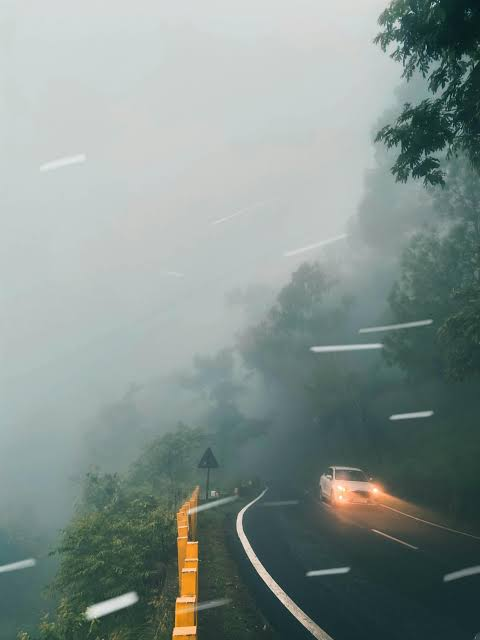
#> input picture fog image/car image 1.jpeg, 480 x 640 px, found by its file name; its folder holds only this picture in this run
$ python 'dcp vth folderpath.py'
#> lines starting #> are read from the running program, lines starting #| are printed output that depends on the picture
import os
import PIL.Image as Image
import skimage.io as io
import numpy as np
import time
from gf import guided_filter
import matplotlib.pyplot as plt
from skimage.metrics import peak_signal_noise_ratio as psnr

def compute_dark_channel(src, radius):
    print("Computing Dark Channel...")
    start = time.time()
    tmp = src.min(axis=2)
    rows, cols = tmp.shape
    dark = np.zeros((rows, cols), dtype=np.double)
    for i in range(rows):
        for j in range(cols):
            rmin = max(0, i - radius)
            rmax = min(i + radius, rows - 1)
            cmin = max(0, j - radius)
            cmax = min(j + radius, cols - 1)
            dark[i, j] = tmp[rmin:rmax + 1, cmin:cmax + 1].min()
    print("Dark Channel Computation Time:", time.time() - start)
    return dark

def compute_snr(image):
    signal = np.mean(image ** 2)
    noise = np.mean((image - np.mean(image)) ** 2)
    if noise == 0:
        return float('inf')
    return 10 * np.log10(signal / noise)

class HazeRemoval(object):
    def __init__(self, omega=0.95, t0=0.1, radius=7, r=20, eps=0.001):
        self.omega = omega
        self.t0 = t0
        self.radius = radius
        self.r = r
        self.eps = eps

    def open_image(self, img_path):
        img = Image.open(img_path)
#> img is the input picture: PIL image 480x640 RGB; mean R, G, B 131.9, 145.6, 141.5
        self.src = np.array(img).astype(np.double) / 255.

        if self.src is None:
            print(f"Failed to load image: {img_path}")
            return

        if len(self.src.shape) == 2:
            print(f"Converting grayscale image to RGB: {img_path}")
            self.src = np.stack([self.src, self.src, self.src], axis=-1)

        self.rows, self.cols, _ = self.src.shape
#> self.rows = 640; self.cols = 480
        self.dark = np.zeros((self.rows, self.cols), dtype=np.double)
        self.Alight = np.zeros((3), dtype=np.double)
        self.tran = np.zeros((self.rows, self.cols), dtype=np.double)
        self.dst = np.zeros_like(self.src, dtype=np.double)

    def get_dark_channel(self):
        self.dark = compute_dark_channel(self.src, self.radius)

    def get_air_light(self):
        print("Computing Air Light...")
        start = time.time()
        flat = self.dark.flatten()
        flat.sort()
        num = int(self.rows * self.cols * 0.001)
        threshold = flat[-num]
        tmp = self.src[self.dark >= threshold]
        tmp.sort(axis=0)
        self.Alight = tmp[-num:, :].mean(axis=0)
        print("Air Light Computation Time:", time.time() - start)

    def get_transmission(self):
        print("Computing Transmission...")
        start = time.time()
        for i in range(self.rows):
            for j in range(self.cols):
                rmin = max(0, i - self.radius)
                rmax = min(i + self.radius, self.rows - 1)
                cmin = max(0, j - self.radius)
                cmax = min(j + self.radius, self.cols - 1)
                pixel = (self.src[rmin:rmax + 1, cmin:cmax + 1] / self.Alight).min()
                self.tran[i, j] = 1. - self.omega * pixel
        print("Transmission Computation Time:", time.time() - start)

    def guided_filter(self):
        print("Applying Guided Filter...")
        start = time.time()
        self.gtran = guided_filter(self.src, self.tran, self.r, self.eps)
        print("Guided Filter Time:", time.time() - start)

    def recover(self):
        print("Recovering Image...")
        start = time.time()
        self.gtran[self.gtran < self.t0] = self.t0
        t = self.gtran.reshape(*self.gtran.shape, 1).repeat(3, axis=2)
        self.dst = (self.src - self.Alight) / t + self.Alight
        self.dst *= 255
        self.dst[self.dst > 255] = 255
        self.dst[self.dst < 0] = 0
        self.dst = self.dst.astype(np.uint8)
        print("Recovery Time:", time.time() - start)

    def show(self, output_path, filename):
        io.imsave(os.path.join(output_path, filename), self.dst)
        print(f"Saved: {filename}")

if __name__ == '__main__':
    folder_path = r"C:\Users\dhane\Downloads\main project\fog image"
    output_folder = r"C:\Users\dhane\Downloads\main project\claheoutput"

    if not os.path.exists(output_folder):
        os.makedirs(output_folder)

    hr = HazeRemoval()

    for file_name in os.listdir(folder_path):
        if file_name.endswith(('.jpg', '.jpeg', '.png')):
            image_path = os.path.join(folder_path, file_name)
            print(f"\nProcessing: {file_name}")

            start_time = time.time()

            hr.open_image(image_path)
            if hr.src is not None:
                snr_input = compute_snr(hr.src)
#> in compute_snr, `signal = np.mean(image ** 2)`: signal = 0.358
#> in compute_snr, `noise = np.mean((image - np.mean(image)) ** 2)`: noise = 0.058
#> snr_input = 7.91
                hr.get_dark_channel()
#> in compute_dark_channel, `tmp = src.min(axis=2)`:
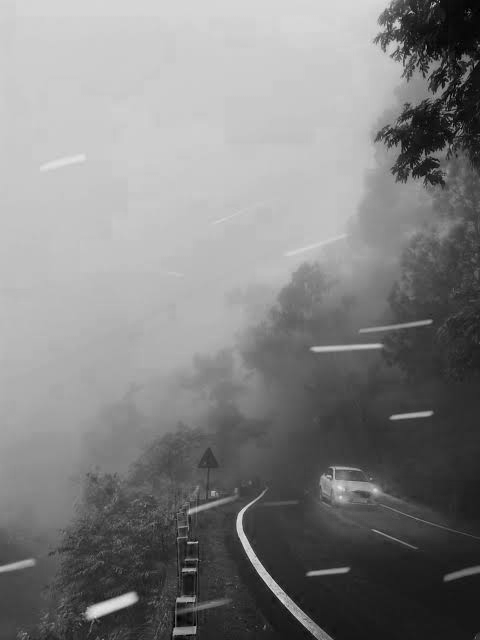
#> tmp: shape (640, 480) float64; min 0, max 0.89, mean 0.508
#> after the loop in compute_dark_channel, `for i in range(rows):`:
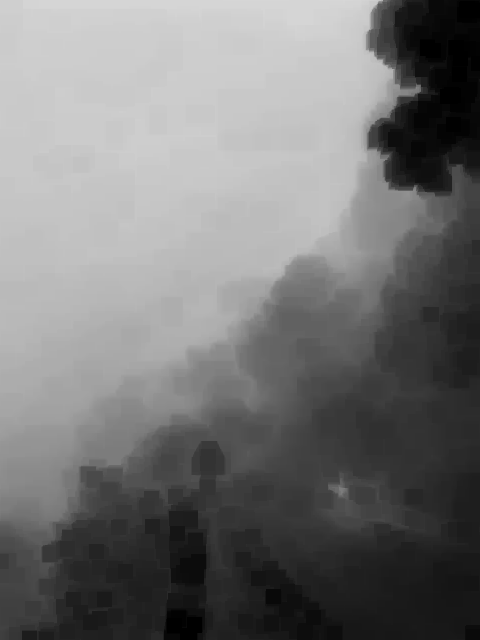
#> dark: shape (640, 480) float64; min 0, max 0.843, mean 0.461
                hr.get_air_light()
#> in get_air_light, `threshold = flat[-num]`: threshold = 0.835
#> in get_air_light, `tmp = self.src[self.dark >= threshold]`: tmp = 2839 rows, first 8: [0.835, 0.851, 0.855], [0.835, 0.851, 0.855], [0.835, 0.851, 0.855], [0.835, 0.851, 0.855], [0.835, 0.851, 0.855], [0.835, 0.851, 0.855], [0.835, 0.851, 0.855], [0.835, 0.851, 0.855]
#> in get_air_light, `self.Alight = tmp[-num:, :].mean(axis=0)`: self.Alight = [0.844, 0.856, 0.855]
                hr.get_transmission()
#> after the loop in get_transmission, `for i in range(self.rows):`:
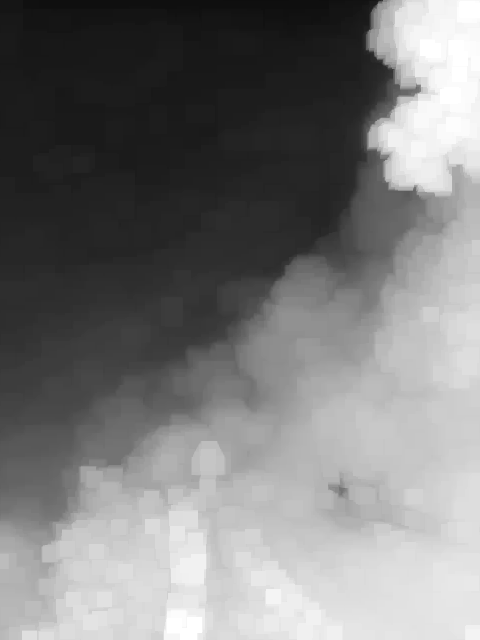
#> self.tran: shape (640, 480) float64; min 0.055, max 1, mean 0.482
                hr.guided_filter()
#> (the call stopped at in guided_filter, `self.gtran = guided_filter(self.src, self.tran, self.r, self.eps)`: gf is not available in this run)
#> (the run stopped early here; a loop or call above may not have finished)

$ run again, on fog image/car image 5.jpeg
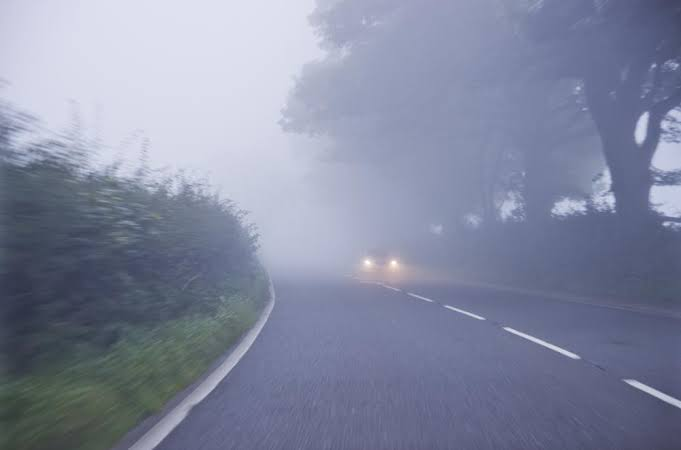
#> input picture fog image/car image 5.jpeg, 681 x 450 px, found by its file name
#> in open_image, img is the input picture: PIL image 681x450 RGB; mean R, G, B 131, 137, 160.6
#> signal = 0.351
#> noise = 0.0369
#> snr_input = 9.78
#> after the loop in compute_dark_channel, `for i in range(rows):`:
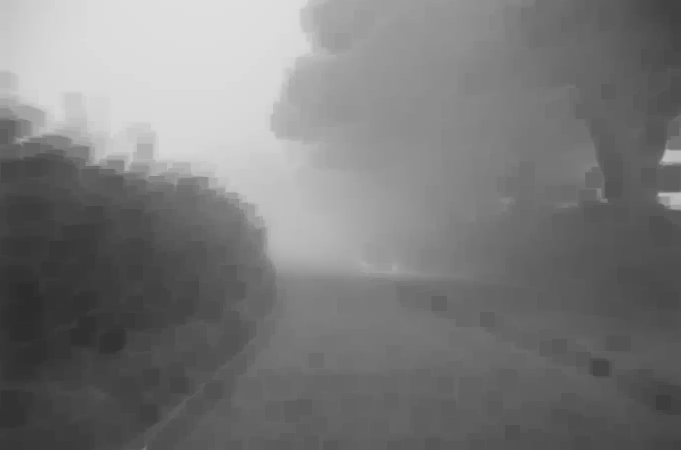
#> dark: shape (450, 681) float64; min 0.176, max 0.875, mean 0.478
#> threshold = 0.875
#> in get_air_light, `tmp = self.src[self.dark >= threshold]`: tmp = 1178 rows, first 8: [0.875, 0.882, 0.941], [0.875, 0.882, 0.941], [0.875, 0.882, 0.941], [0.875, 0.882, 0.941], [0.875, 0.882, 0.941], [0.875, 0.882, 0.941], [0.875, 0.882, 0.941], [0.875, 0.882, 0.941]
#> self.Alight = [0.875, 0.882, 0.941]
#> after the loop in get_transmission, `for i in range(self.rows):`:
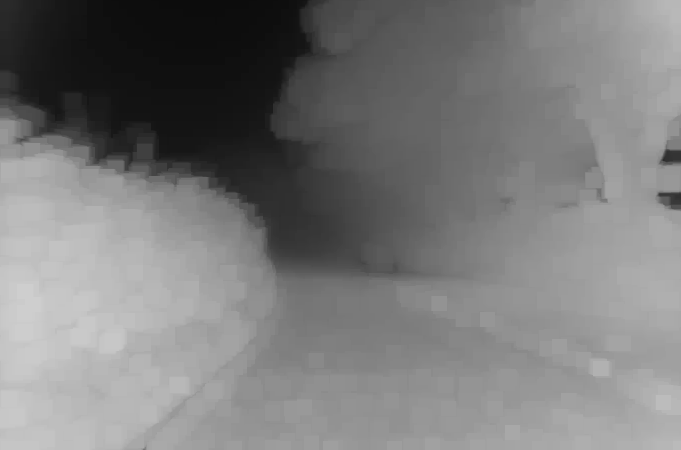
#> self.tran: shape (450, 681) float64; min 0.05, max 0.808, mean 0.481

$ run again, on fog image/car image 2.jpeg
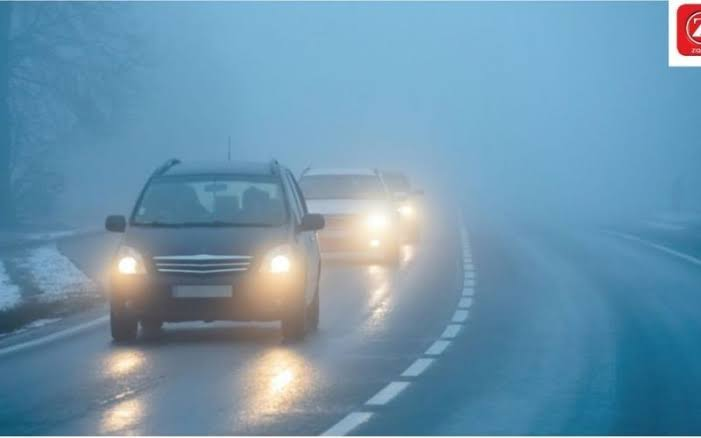
#> input picture fog image/car image 2.jpeg, 701 x 438 px, found by its file name
#> in open_image, img is the input picture: PIL image 701x438 RGB; mean R, G, B 109.2, 148.9, 173.5
#> signal = 0.349
#> noise = 0.031
#> snr_input = 10.52
#> after the loop in compute_dark_channel, `for i in range(rows):`:
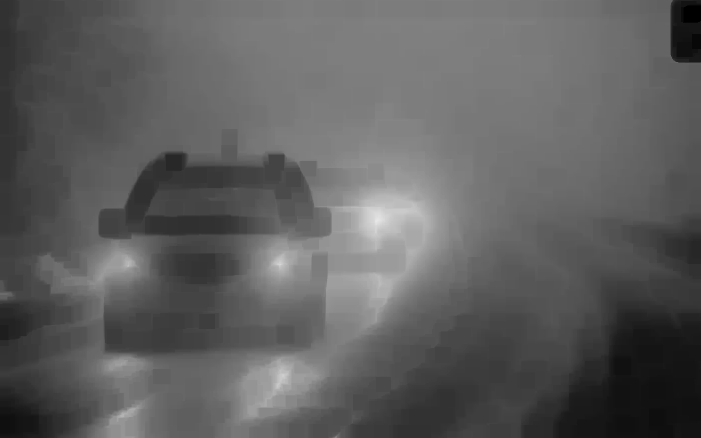
#> dark: shape (438, 701) float64; min 0, max 0.906, mean 0.371
#> threshold = 0.816
#> in get_air_light, `tmp = self.src[self.dark >= threshold]`: tmp = 307 rows, first 8: [0.937, 0.922, 0.886], [0.918, 0.902, 0.867], [0.922, 0.906, 0.871], [0.925, 0.91, 0.875], [0.933, 0.918, 0.882], [0.937, 0.922, 0.886], [0.941, 0.925, 0.89], [0.941, 0.925, 0.89]
#> self.Alight = [0.977, 0.971, 0.94]
#> after the loop in get_transmission, `for i in range(self.rows):`:
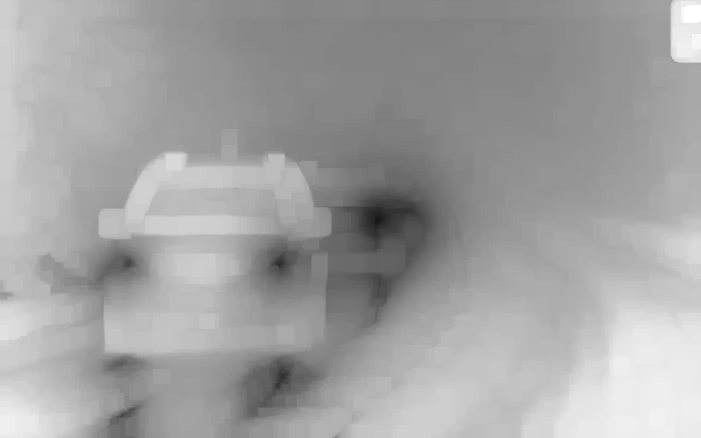
#> self.tran: shape (438, 701) float64; min 0.0844, max 1, mean 0.638

$ run again, on fog image/car image 4.jpeg
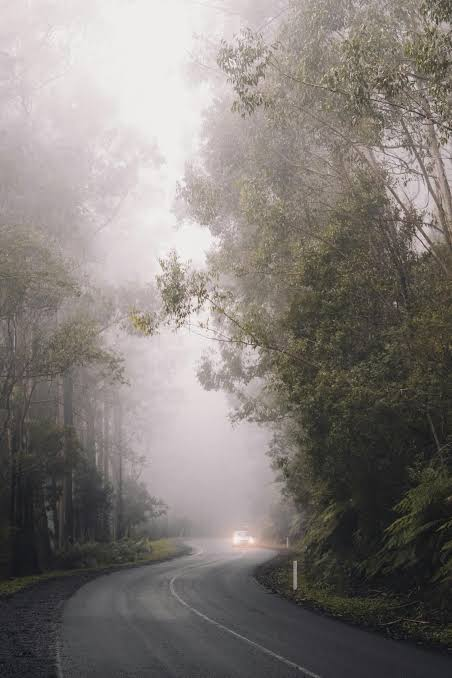
#> input picture fog image/car image 4.jpeg, 452 x 678 px, found by its file name
#> in open_image, img is the input picture: PIL image 452x678 RGB; mean R, G, B 129.5, 123.9, 120.2
#> signal = 0.305
#> noise = 0.0665
#> snr_input = 6.62
#> after the loop in compute_dark_channel, `for i in range(rows):`:
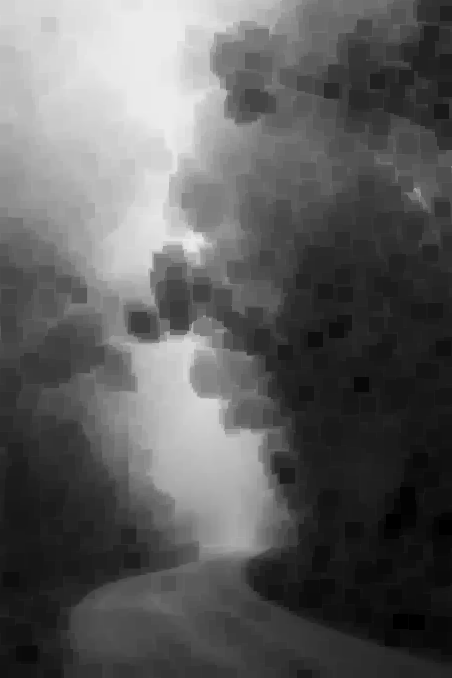
#> dark: shape (678, 452) float64; min 0, max 0.922, mean 0.369
#> threshold = 0.922
#> self.Alight = [0.933, 0.929, 0.922]
#> after the loop in get_transmission, `for i in range(self.rows):`:
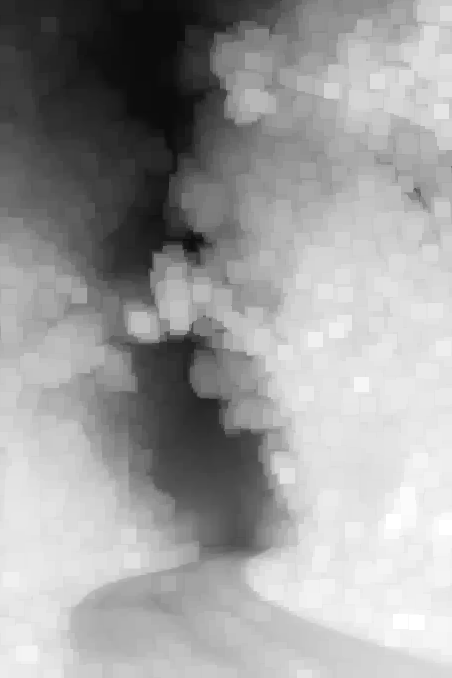
#> self.tran: shape (678, 452) float64; min 0.05, max 1, mean 0.621
